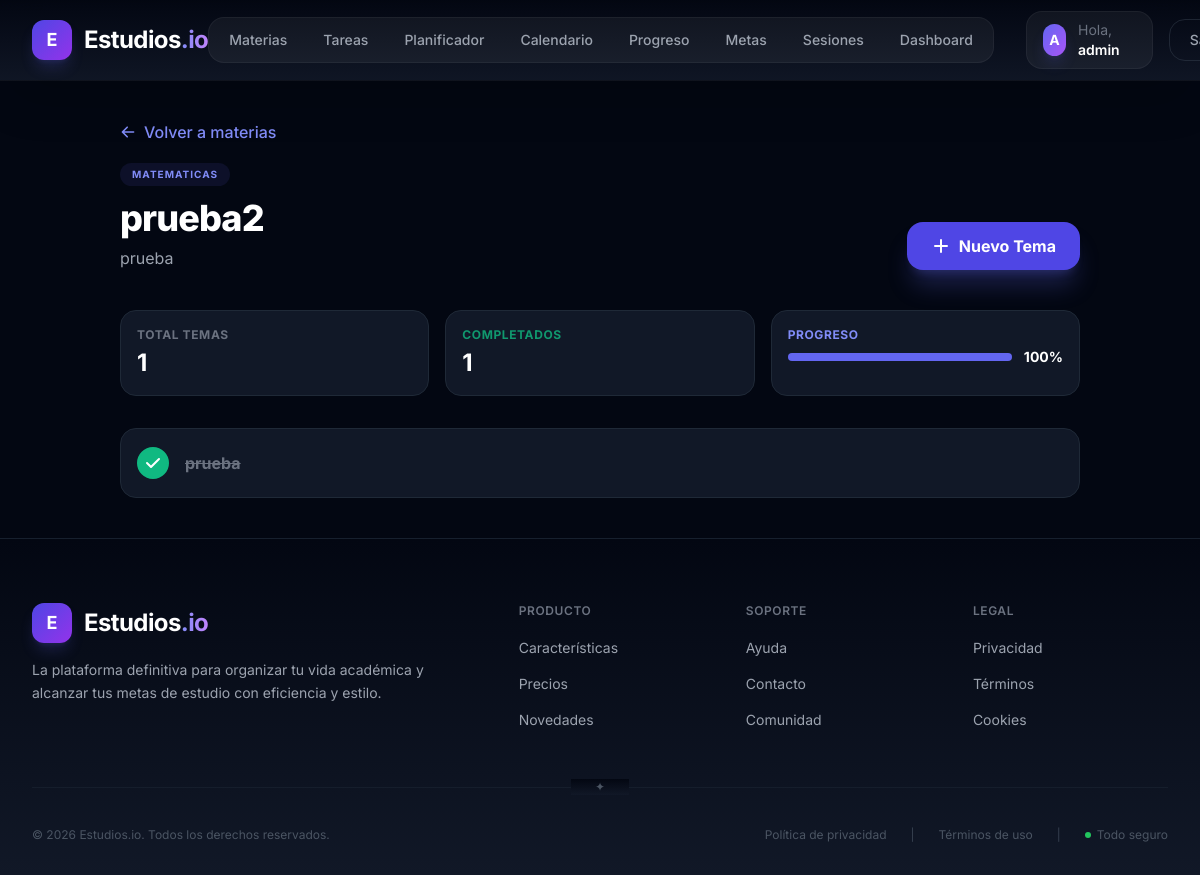
The app's page /study/subjects/1/topics (signed in) with its own data.
### app/models/user.py (models this page shows, shortened)
class User(db.Model, UserMixin):
    __tablename__ = "users"
    id = db.Column(db.Integer, primary_key=True)
    username = db.Column(db.String(100), unique=True, nullable = False)
    password = db.Column(db.String(255), nullable = False)
    role_id = db.Column(db.Integer, db.ForeignKey('roles.id'), nullable = False)

### app/models/study.py (models this page shows)
class Subject(db.Model):
    __tablename__ = "subjects"
    id = db.Column(db.Integer, primary_key=True)
    name = db.Column(db.String(100), nullable=False)
    description = db.Column(db.Text, nullable=True)
    category = db.Column(db.String(50), nullable=True) # ej: Programación, Inglés, etc.
    user_id = db.Column(db.Integer, db.ForeignKey('users.id'), nullable=False)
    tasks = db.relationship('Task', backref='subject', lazy=True, cascade="all, delete-orphan")
    topics = db.relationship('Topic', backref='subject', lazy=True, cascade="all, delete-orphan")

class Topic(db.Model):
    __tablename__ = "topics"
    id = db.Column(db.Integer, primary_key=True)
    title = db.Column(db.String(200), nullable=False)
    description = db.Column(db.Text, nullable=True)
    is_completed = db.Column(db.Boolean, default=False)
    subject_id = db.Column(db.Integer, db.ForeignKey('subjects.id'), nullable=False)
    created_at = db.Column(db.DateTime, default=datetime.utcnow)

### app/api/study.py (the view)
@study_bp.route('/subjects/<int:subject_id>/topics')
@login_required
def list_topics(subject_id):
    subject = Subject.query.get_or_404(subject_id)
    if subject.user_id != current_user.id:
        flash('No autorizado', 'error')
        return redirect(url_for('study.list_subjects'))
    topics = Topic.query.filter_by(subject_id=subject_id).all()
    return render_template('study/topics.html', subject=subject, topics=topics)

### app/__init__.py (called while the page is built)
def create_app():
    app = Flask(__name__)
    app.config.from_object(Config)
    db.init_app(app)
    bcrypt.init_app(app)
    migrate.init_app(app, db)
    login_manager.init_app(app)
    @login_manager.user_loader
    def load_user(user_id):
        return db.session.get(User, int(user_id))
    from app.api.auth import auth_bp
    from app.api.main import main_bp
    from app.api.study import study_bp
    app.register_blueprint(auth_bp, url_prefix='/api/auth')
    app.register_blueprint(main_bp, url_prefix='/')
    app.register_blueprint(study_bp, url_prefix='/study')
    login_manager.login_view = 'auth.login'
    login_manager.login_message_category = 'info'
    return app

### app/templates/study/topics.html (shortened to what this page needs)
{% extends 'base.html' %}
{% block content %}
<div class="max-w-5xl mx-auto px-4 sm:px-6 lg:px-8 py-10 w-full">
    <div class="mb-10">
        <a href="{{ url_for('study.list_subjects') }}" class="text-indigo-400 hover:text-indigo-300 flex items-center gap-2 mb-4 font-medium transition-colors">
            <svg xmlns="http://www.w3.org/2000/svg" class="h-4 w-4" viewBox="0 0 20 20" fill="currentColor">
                <path fill-rule="evenodd" d="M9.707 16.707a1 1 0 01-1.414 0l-6-6a1 1 0 010-1.414l6-6a1 1 0 011.414 1.414L5.414 9H17a1 1 0 110 2H5.414l4.293 4.293a1 1 0 010 1.414z" clip-rule="evenodd" />
            </svg>
            Volver a materias
        </a>
        <div class="flex flex-col md:flex-row md:items-end justify-between gap-6">
            <div>
                <span class="inline-block px-3 py-1 bg-indigo-500/10 text-indigo-400 text-[10px] font-bold uppercase tracking-widest rounded-full mb-3">{{ subject.category or 'General' }}</span>
                <h1 class="text-4xl font-extrabold text-white tracking-tight">{{ subject.name }}</h1>
                <p class="text-gray-400 mt-2">{{ subject.description or 'Gestión de temas de estudio.' }}</p>
            </div>
            <button onclick="openTopicModal()" class="bg-indigo-600 hover:bg-indigo-700 text-white px-6 py-3 rounded-2xl font-bold transition-all shadow-xl shadow-indigo-500/25 flex items-center gap-2 active:scale-95 whitespace-nowrap">
                <svg xmlns="http://www.w3.org/2000/svg" class="h-5 w-5" viewBox="0 0 20 20" fill="currentColor">
                    <path fill-rule="evenodd" d="M10 3a1 1 0 011 1v5h5a1 1 0 110 2h-5v5a1 1 0 11-2 0v-5H4a1 1 0 110-2h5V4a1 1 0 011-1z" clip-rule="evenodd" />
                </svg>
                Nuevo Tema
            </button>
        </div>
    </div>
    <div class="grid grid-cols-1 sm:grid-cols-3 gap-4 mb-8">
        <div class="bg-gray-900 border border-gray-800 rounded-2xl p-4">
            <p class="text-gray-500 text-xs font-bold uppercase tracking-wider mb-1">Total Temas</p>
            <p class="text-2xl font-bold text-white">{{ topics|length }}</p>
        </div>
        <div class="bg-gray-900 border border-gray-800 rounded-2xl p-4">
            <p class="text-emerald-500/80 text-xs font-bold uppercase tracking-wider mb-1">Completados</p>
            <p class="text-2xl font-bold text-white">{{ topics|selectattr('is_completed', 'equalto', true)|list|length }}</p>
        </div>
        <div class="bg-gray-900 border border-gray-800 rounded-2xl p-4">
            <p class="text-indigo-400 text-xs font-bold uppercase tracking-wider mb-1">Progreso</p>
            <div class="flex items-center gap-3 mt-1">
                <div class="flex-1 h-2 bg-gray-800 rounded-full overflow-hidden">
                    {% set total = topics|length %}
                    {% set completed = topics|selectattr('is_completed', 'equalto', true)|list|length %}
                    {% set percent = (completed / total * 100)|round|int if total > 0 else 0 %}
                    <div class="h-full bg-indigo-500 transition-all duration-500" style="width: {{ percent }}%"></div>
                </div>
                <span class="text-sm font-bold text-white">{{ percent }}%</span>
            </div>
        </div>
    </div>
    <div class="space-y-3">
        {% if not topics %}
        <div class="bg-gray-900/50 border-2 border-dashed border-gray-800 rounded-3xl p-12 text-center">
            <p class="text-gray-500">No hay temas registrados para esta materia.</p>
        </div>
        {% else %}
            {% for topic in topics %}
            <div class="group flex items-center gap-4 bg-gray-900 border border-gray-800 rounded-2xl p-4 hover:border-gray-700 transition-all">
                <button onclick="toggleTopic('{{ topic.id }}', this)" class="flex-shrink-0 w-8 h-8 rounded-full border-2 transition-all flex items-center justify-center
                    {% if topic.is_completed %}
                        bg-emerald-500 border-emerald-500 text-white
                    {% else %}
                        border-gray-700 hover:border-indigo-500 text-transparent
                    {% endif %}">
                    <svg xmlns="http://www.w3.org/2000/svg" class="h-5 w-5" viewBox="0 0 20 20" fill="currentColor">
                        <path fill-rule="evenodd" d="M16.707 5.293a1 1 0 010 1.414l-8 8a1 1 0 01-1.414 0l-4-4a1 1 0 011.414-1.414L8 12.586l7.293-7.293a1 1 0 011.414 0z" clip-rule="evenodd" />
                    </svg>
                </button>
                <div class="flex-grow">
                    <h3 class="font-bold transition-all {% if topic.is_completed %}text-gray-500 line-through{% else %}text-white{% endif %}">{{ topic.title }}</h3>
                </div>
                <form action="{{ url_for('study.delete_topic', id=topic.id) }}" method="POST" onsubmit="return confirm('¿Eliminar este tema?')">
                </form>
            </div>
            {% endfor %}
        {% endif %}
    </div>
</div>
{% endblock %}

### app/templates/components/navbar.html (shortened to what this page needs)
<nav class="fixed top-0 left-0 right-0 z-50 bg-gradient-to-b from-gray-950/95 to-gray-900/90 backdrop-blur-xl border-b border-white/5 shadow-2xl shadow-black/20">
    <div class="max-w-7xl mx-auto px-4 sm:px-6 lg:px-8">
        <div class="flex items-center justify-between h-20">
            <div class="flex-shrink-0">
                <a href="{{ url_for('main.landing') }}" class="group flex items-center gap-3">
                    <div class="w-10 h-10 bg-gradient-to-br from-indigo-600 to-purple-600 rounded-xl flex items-center justify-center shadow-lg shadow-indigo-500/20 transition-transform duration-300 group-hover:scale-110 group-hover:shadow-indigo-500/40">
                        <span class="text-white font-bold text-lg">E</span>
                    </div>
                    <span class="text-2xl font-bold text-white tracking-tight transition-colors duration-300 group-hover:text-indigo-400">
                        Estudios<span class="text-transparent bg-clip-text bg-gradient-to-r from-indigo-400 to-purple-400">.io</span>
                    </span>
                </a>
            </div>
            <div class="hidden md:flex items-center gap-6">
                {% if current_user.is_authenticated %}
                    <div class="flex items-center gap-1 bg-white/5 rounded-2xl p-1 border border-white/5">
                        <a href="{{ url_for('study.list_subjects') }}"
                           class="px-4 py-2 text-sm font-medium text-gray-400 hover:text-white hover:bg-white/10 rounded-xl transition-all duration-300">
                            Materias
                        </a>
                        <a href="{{ url_for('study.list_tasks') }}"
                           class="px-4 py-2 text-sm font-medium text-gray-400 hover:text-white hover:bg-white/10 rounded-xl transition-all duration-300">
                            Tareas
                        </a>
                        <a href="{{ url_for('study.planner') }}"
                           class="px-4 py-2 text-sm font-medium text-gray-400 hover:text-white hover:bg-white/10 rounded-xl transition-all duration-300">
                            Planificador
                        </a>
                        <a href="{{ url_for('study.view_calendar') }}"
                           class="px-4 py-2 text-sm font-medium text-gray-400 hover:text-white hover:bg-white/10 rounded-xl transition-all duration-300">
                            Calendario
                        </a>
                        <a href="{{ url_for('study.view_analytics') }}"
                           class="px-4 py-2 text-sm font-medium text-gray-400 hover:text-white hover:bg-white/10 rounded-xl transition-all duration-300">
                            Progreso
                        </a>
                        <a href="{{ url_for('study.list_goals') }}"
                           class="px-4 py-2 text-sm font-medium text-gray-400 hover:text-white hover:bg-white/10 rounded-xl transition-all duration-300">
                            Metas
                        </a>
                        <a href="{{ url_for('study.list_sessions') }}"
                           class="px-4 py-2 text-sm font-medium text-gray-400 hover:text-white hover:bg-white/10 rounded-xl transition-all duration-300">
                            Sesiones
                        </a>
                        <a href="{{ url_for('main.inicio') }}"
                           class="px-4 py-2 text-sm font-medium text-gray-400 hover:text-white hover:bg-white/10 rounded-xl transition-all duration-300">
                            Dashboard
                        </a>
                    </div>
                    <div class="flex items-center gap-4 ml-2">
                        <div class="flex items-center gap-3 bg-white/5 px-4 py-2 rounded-2xl border border-white/5">
                            <div class="w-8 h-8 bg-gradient-to-br from-indigo-500 to-purple-500 rounded-full flex items-center justify-center text-white font-bold text-sm shadow-lg shadow-indigo-500/20">
                                {{ current_user.username[0]|upper if current_user.username else 'U' }}
                            </div>
                            <span class="text-sm text-gray-300">
                                <span class="text-gray-500">Hola,</span>
                                <span class="text-white font-semibold">{{ current_user.username }}</span>
                            </span>
                        </div>
                        <a href="{{ url_for('auth.logout') }}"
                           class="group relative px-5 py-2.5 bg-transparent text-gray-400 hover:text-white font-medium text-sm rounded-2xl transition-all duration-300 overflow-hidden border border-gray-700/50 hover:border-gray-600">
                            <span class="relative z-10">Salir</span>
                        </a>
                    </div>
                {% endif %}
            </div>
        </div>
    </div>
</nav>

### app/templates/base.html (style rules this page uses)
body { font-family: 'Inter', sans-serif; }

### records on screen
User: username "A", username "admin"
Subject: category "MATEMATICAS", name "prueba2", description "prueba"
Topic: title "prueba"

### other values on screen
{{ topics|length }} "1"
{{ topics|selectattr('is_completed', 'equalto', true)|list|length }} "1"
{{ percent }} "100"
{{ now.year if now else '2026' }} "2026"
